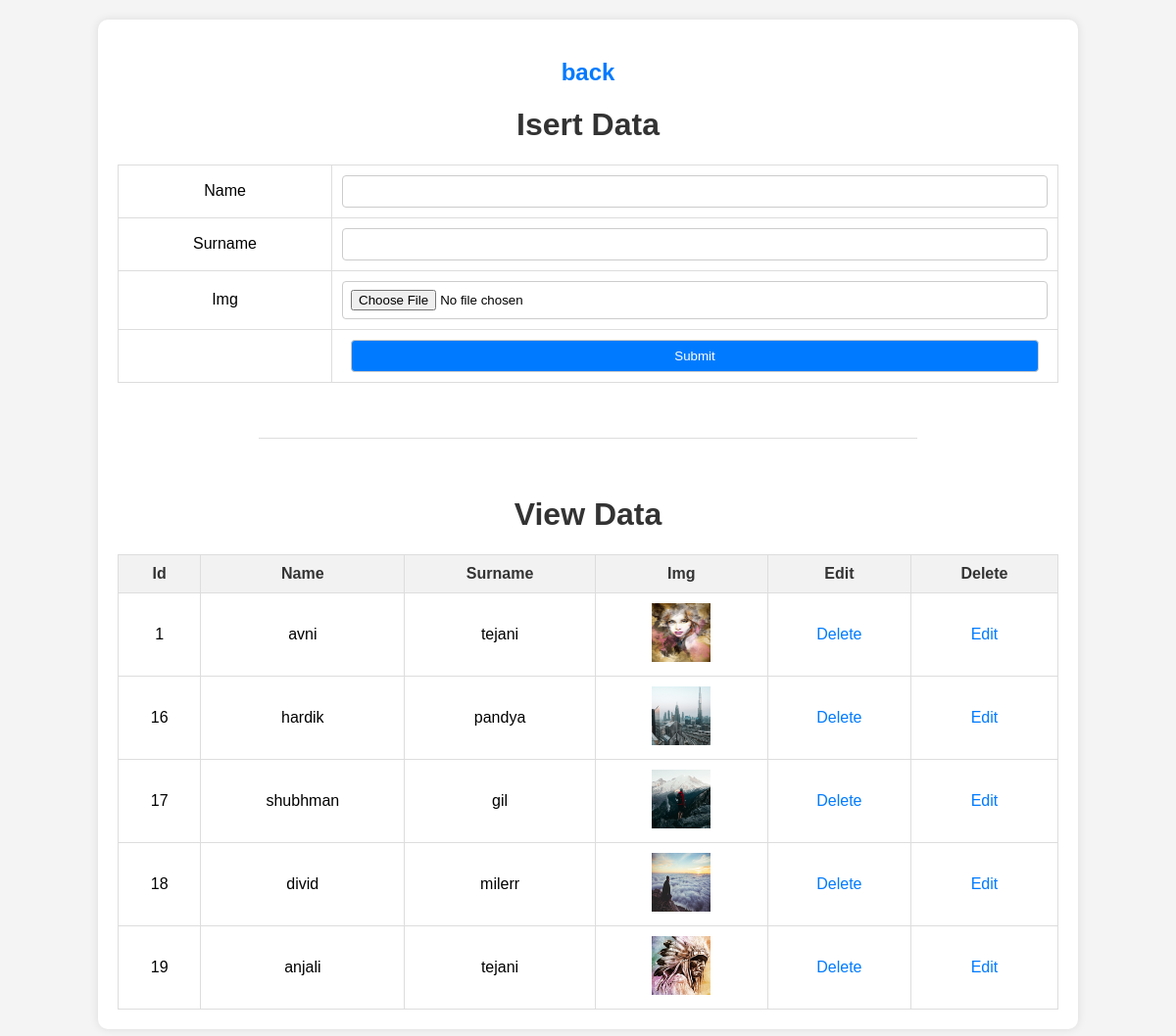
/ins, run on the app's committed database.
### appsecond/models.py (models this page shows, shortened)
class Crud (models.Model):
    Name=models.CharField(max_length=50)
    Surname=models.CharField(max_length=50)
    Img=models.ImageField(upload_to="static/images/")

### appsecond/views.py (the view)
# urls.py: path('ins',views.insert,name='ins'),
def insert(request):
    if request.method == 'POST':
        data=request.POST
        vName=data.get('htmlName')
        vSur=data.get('htmlSur')
        vImg=request.FILES.get('htmlImg')
        Crud.objects.create(Name=vName,Surname=vSur,Img=vImg)
    allData=Crud.objects.all()
    return render(request, 'insert.html',{'allData':allData})

### appsecond/templates/insert.html (shortened to what this page needs)
<!DOCTYPE html>
<html lang="en">
<head>
</head>
<body>
    <center>
        <h2><a href="/">back</a></h2>
        <h1>Isert Data</h1>
        <form action="" method="post" enctype="multipart/form-data">
            <table>
                <tr>
                    <td>Name</td>
                    <td><input type="text" name="htmlName"></td>
                </tr>
                <tr>
                    <td>Surname</td>
                    <td><input type="text" name="htmlSur"></td>
                </tr>
                <tr>
                    <td>Img</td>
                    <td><input type="file" name="htmlImg" id=""></td>
                </tr>
                <tr>
                    <td></td>
                    <td><input type="submit" ></td>
                </tr>
            </table>
            <br><br><hr><br>
            <h1>View Data</h1>
            <table>
                <tr>
                    <th>Id</th>
                    <th>Name</th>
                    <th>Surname</th>
                    <th>Img</th>
                    <th>Edit</th>
                    <th>Delete</th>
                </tr>
                {% for i in allData %}
                <tr>
                    <td>{{i.id}}</td>
                    <td>{{i.Name}}</td>
                    <td>{{i.Surname}}</td>
                    <td><img src="media/{{i.Img}}" alt="" height="60px" width="60px"></td>
                    <td><a href="delete/{{i.id}}">Delete</a></td>
                    <td><a href="edit/{{i.id}}">Edit</a></td>
                </tr>
                {% endfor %}
            </table>
        </form>
    </center>
</body>
</html>

### appsecond/templates/insert.html (style rules this page uses)
body { font-family: Arial, sans-serif; background-color: #f4f4f4; margin: 0; padding: 0; }
center { display: block; margin: 20px auto; width: 80%; background-color: #fff; padding: 20px; border-radius: 10px; box-shadow: 0 0 10px rgba(0, 0, 0, 0.1); }
h1, h2 { text-align: center; color: #333; }
a { color: #007bff; text-decoration: none; }
hr { width: 70%; margin: 20px auto; border: none; border-top: 1px solid #ddd; }
table { width: 100%; border-collapse: collapse; }
th, td { padding: 10px; text-align: center; border: 1px solid #ddd; }
th { background-color: #f2f2f2; color: #333; }
td img { max-width: 60px; max-height: 60px; }
input[type="text"], input[type="file"], input[type="submit"] { padding: 8px; border: 1px solid #ccc; border-radius: 4px; width: calc(100% - 18px); }
input[type="submit"] { background-color: #007bff; color: #fff; cursor: pointer; }

### data on the page
Crud: id "1", Name "avni", Surname "tejani", Img (picture)
Crud: id "16", Name "hardik", Surname "pandya", Img (picture)
Crud: id "17", Name "shubhman", Surname "gil", Img (picture)
Crud: id "18", Name "divid", Surname "milerr", Img (picture)
Crud: id "19", Name "anjali", Surname "tejani", Img (picture)
